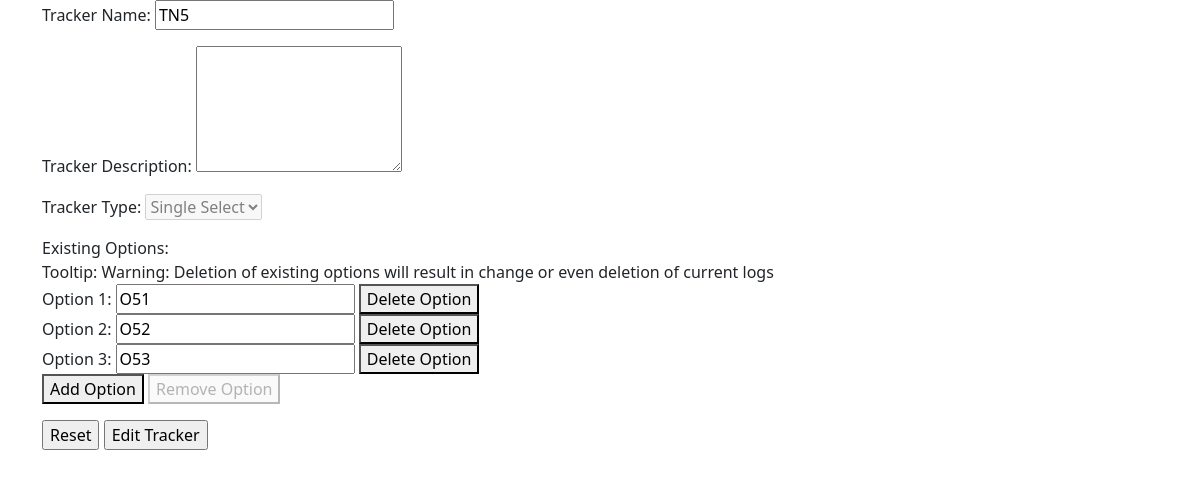
The page /trackers/edit?id=5 (signed in) on the database its author committed.
### models/models.py (models this page shows)
class TrackerModel(db.Model):
    __tablename__ = "trackers"
    t_id = db.Column(db.Integer(), primary_key=True)
    t_name = db.Column(db.String(64), nullable=False)
    t_desc = db.Column(db.String(256))
    t_type = db.Column(db.Integer(), db.ForeignKey("tracker_types.tt_id", ondelete="CASCADE"), nullable=False)
    t_user = db.Column(db.Integer(), db.ForeignKey("users.id", ondelete="CASCADE"), nullable=False)
    t_type_name = db.relationship("TrackerTypes", uselist=False)
    t_unit = db.relationship("TrackerUnit", cascade="all, delete", uselist=False)
    t_options = db.relationship("TrackerOptions", cascade="all, delete")
    t_logs = db.relationship("TrackerLogs", cascade="all, delete")

class TrackerTypes(db.Model):
    __tablename__ = "tracker_types"
    tt_id = db.Column(db.Integer(), primary_key=True, autoincrement=True)
    tt_name = db.Column(db.String(64), unique=True, nullable=False)

class TrackerOptions(db.Model):
    __tablename__ = "tracker_options"
    to_id = db.Column(db.Integer(), primary_key=True, autoincrement=True)
    to_name = db.Column(db.String(64), nullable=False)
    to_tracker = db.Column(db.Integer(), db.ForeignKey("trackers.t_id", ondelete="CASCADE"), nullable=False)

### views/views.py (the view, shortened to what this page needs)
@app.route("/trackers/edit", methods=["GET", "POST"])
@login_required
def trackers_edit():
    t_id = request.args.get("id", "")
    if not (t_id.isdigit()):
        flash("Invalid Tracker", "danger")
        return redirect("/trackers")
    t_id = int(t_id)
    tracker = TrackerModel.query.filter(TrackerModel.t_id == t_id, TrackerModel.t_user == current_user.id).first()
    if not tracker:
        flash("Invalid Tracker", "danger")
        return redirect("/trackers")
    return render_template("trackers/edit.html", user=current_user, tracker=tracker)

### auth/auth.py (called while the page is built)
@login.user_loader
def load_user(id):
    return UserModel.query.get(int(id))

### templates/trackers/edit.html (shortened to what this page needs)
<!DOCTYPE html>
<html lang="en">
    <head>
        <link rel="stylesheet" href="{{ url_for('static', filename='css/bootstrap.min.css')}}">
        <link rel="stylesheet" href="{{ url_for('static', filename='css/fontawesome.all.min.css')}}">
        <link rel="stylesheet" href="{{ url_for('static', filename='css/card.css')}}">
    </head>
    <body>
        <div class="container">
            <form action="" method="POST">
                <p>
                    <label for="t_name">Tracker Name:</label>
                    <input type="text" id="t_name" name="t_name" maxlength="64" value="{{ tracker.t_name }}" required>
                </p>
                <p>
                    <label for="t_desc">Tracker Description:</label>
                    <textarea rows="5" id="t_desc" name="t_desc" maxlength="256">{{ tracker.t_desc }}</textarea>
                </p>
                <p>
                    <div style="display: inline-block;">
                        <label for="t_type">Tracker Type:</label>
                        <select id="t_type" disabled>
                            <option>{{ tracker.t_type_name.tt_name }}</option>
                        </select>
                    </div>
                </p>
                <div id="t_options_exist">
                    {% if tracker.t_options | length > 0 %}
                    Existing Options:
                    <br>
                    Tooltip: Warning: Deletion of existing options will result in change or even deletion of current logs
                    {% endif %}
                    {% for option in tracker.t_options %}
                    <div>
                        <label for="t_option_exist[{{ option.to_id }}]">Option {{ loop.index }}:</label>
                        <input type="text" id="t_option_exist[{{ option.to_id }}]" name="t_option_exist[{{ option.to_id }}]" maxlength="64" value="{{ option.to_name }}" required>
                        <button onclick="/*alert('This feature will be added soon!'); return false;*/ remOptionExist(this); return false;">Delete Option</button>
                    </div>
                    {% endfor %}
                </div>
                <p id="t_options_control"{% if tracker.t_options %} style="display: block;"{% else %} style="display: none;"{% endif %}>
                    <button id="t_options_add" onclick="addOption(); return false;">Add Option</button>
                    <button id="t_options_rem" onclick="remOption(); return false;" disabled>Remove Option</button>
                </p>
                <p>
                    <input type="reset" value="Reset" onclick="window.location.reload();">
                    <input type="submit" value="Edit Tracker">
                </p>
            </form>
        </div>
    </body>
</html>

### rows shown on the page
TrackerModel: t_name "TN5"
TrackerTypes: tt_name "Single Select"
TrackerOptions: to_name "O51"
TrackerOptions: to_name "O52"
TrackerOptions: to_name "O53"
